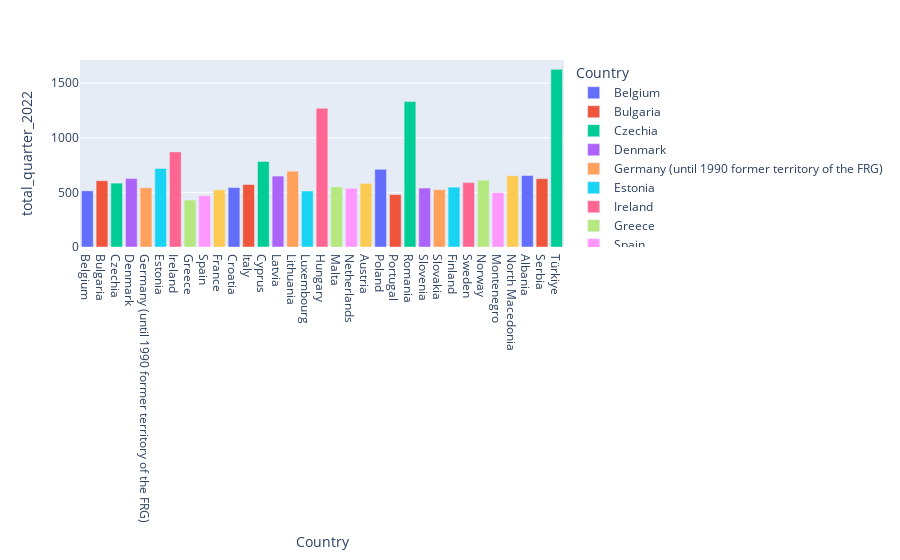

Notebook source saved alongside this figure:
### Code cell
# Plotting to review the country spend the most, being able to check the total each country contributed.
px.bar(wage, x= 'Country', y= 'total_quarter_2022', color = 'Country')

### Figure 1 — Plotly figure (JSON) as saved in the notebook; plotly's stock layout.template omitted (floating-point values rounded to 4 significant figures)
{"data": [{"alignmentgroup": "True", "hovertemplate": "Country=%{x}<br>total_quarter_2022=%{y}<extra></extra>", "legendgroup": "Belgium", "marker": {"color": "#636efa", "pattern": {"shape": ""}}, "name": "Belgium", "offsetgroup": "Belgium", "orientation": "v", "showlegend": true, "textposition": "auto", "type": "bar", "x": ["Belgium"], "xaxis": "x", "y": [514.1], "yaxis": "y"}, {"alignmentgroup": "True", "hovertemplate": "Country=%{x}<br>total_quarter_2022=%{y}<extra></extra>", "legendgroup": "Bulgaria", "marker": {"color": "#EF553B", "pattern": {"shape": ""}}, "name": "Bulgaria", "offsetgroup": "Bulgaria", "orientation": "v", "showlegend": true, "textposition": "auto", "type": "bar", "x": ["Bulgaria"], "xaxis": "x", "y": [607], "yaxis": "y"}, {"alignmentgroup": "True", "hovertemplate": "Country=%{x}<br>total_quarter_2022=%{y}<extra></extra>", "legendgroup": "Czechia", "marker": {"color": "#00cc96", "pattern": {"shape": ""}}, "name": "Czechia", "offsetgroup": "Czechia", "orientation": "v", "showlegend": true, "textposition": "auto", "type": "bar", "x": ["Czechia"], "xaxis": "x", "y": [584.5], "yaxis": "y"}, {"alignmentgroup": "True", "hovertemplate": "Country=%{x}<br>total_quarter_2022=%{y}<extra></extra>", "legendgroup": "Denmark", "marker": {"color": "#ab63fa", "pattern": {"shape": ""}}, "name": "Denmark", "offsetgroup": "Denmark", "orientation": "v", "showlegend": true, "textposition": "auto", "type": "bar", "x": ["Denmark"], "xaxis": "x", "y": [626.3], "yaxis": "y"}, {"alignmentgroup": "True", "hovertemplate": "Country=%{x}<br>total_quarter_2022=%{y}<extra></extra>", "legendgroup": "Germany (until 1990 former territory of the FRG)", "marker": {"color": "#FFA15A", "pattern": {"shape": ""}}, "name": "Germany (until 1990 former territory of the FRG)", "offsetgroup": "Germany (until 1990 former territory of the FRG)", "orientation": "v", "showlegend": true, "textposition": "auto", "type": "bar", "x": ["Germany (until 1990 former territory of the FRG)"], "xaxis": "x", "y": [542.4], "yaxis": "y"}, {"alignmentgroup": "True", "hovertemplate": "Country=%{x}<br>total_quarter_2022=%{y}<extra></extra>", "legendgroup": "Estonia", "marker": {"color": "#19d3f3", "pattern": {"shape": ""}}, "name": "Estonia", "offsetgroup": "Estonia", "orientation": "v", "showlegend": true, "textposition": "auto", "type": "bar", "x": ["Estonia"], "xaxis": "x", "y": [719.1], "yaxis": "y"}, {"alignmentgroup": "True", "hovertemplate": "Country=%{x}<br>total_quarter_2022=%{y}<extra></extra>", "legendgroup": "Ireland", "marker": {"color": "#FF6692", "pattern": {"shape": ""}}, "name": "Ireland", "offsetgroup": "Ireland", "orientation": "v", "showlegend": true, "textposition": "auto", "type": "bar", "x": ["Ireland"], "xaxis": "x", "y": [870.6], "yaxis": "y"}, {"alignmentgroup": "True", "hovertemplate": "Country=%{x}<br>total_quarter_2022=%{y}<extra></extra>", "legendgroup": "Greece", "marker": {"color": "#B6E880", "pattern": {"shape": ""}}, "name": "Greece", "offsetgroup": "Greece", "orientation": "v", "showlegend": true, "textposition": "auto", "type": "bar", "x": ["Greece"], "xaxis": "x", "y": [429.7], "yaxis": "y"}, {"alignmentgroup": "True", "hovertemplate": "Country=%{x}<br>total_quarter_2022=%{y}<extra></extra>", "legendgroup": "Spain", "marker": {"color": "#FF97FF", "pattern": {"shape": ""}}, "name": "Spain", "offsetgroup": "Spain", "orientation": "v", "showlegend": true, "textposition": "auto", "type": "bar", "x": ["Spain"], "xaxis": "x", "y": [468.9], "yaxis": "y"}, {"alignmentgroup": "True", "hovertemplate": "Country=%{x}<br>total_quarter_2022=%{y}<extra></extra>", "legendgroup": "France", "marker": {"color": "#FECB52", "pattern": {"shape": ""}}, "name": "France", "offsetgroup": "France", "orientation": "v", "showlegend": true, "textposition": "auto", "type": "bar", "x": ["France"], "xaxis": "x", "y": [523.1], "yaxis": "y"}, {"alignmentgroup": "True", "hovertemplate": "Country=%{x}<br>total_quarter_2022=%{y}<extra></extra>", "legendgroup": "Croatia", "marker": {"color": "#636efa", "pattern": {"shape": ""}}, "name": "Croatia", "offsetgroup": "Croatia", "orientation": "v", "showlegend": true, "textposition": "auto", "type": "bar", "x": ["Croatia"], "xaxis": "x", "y": [544.1], "yaxis": "y"}, {"alignmentgroup": "True", "hovertemplate": "Country=%{x}<br>total_quarter_2022=%{y}<extra></extra>", "legendgroup": "Italy", "marker": {"color": "#EF553B", "pattern": {"shape": ""}}, "name": "Italy", "offsetgroup": "Italy", "orientation": "v", "showlegend": true, "textposition": "auto", "type": "bar", "x": ["Italy"], "xaxis": "x", "y": [571.9], "yaxis": "y"}, {"alignmentgroup": "True", "hovertemplate": "Country=%{x}<br>total_quarter_2022=%{y}<extra></extra>", "legendgroup": "Cyprus", "marker": {"color": "#00cc96", "pattern": {"shape": ""}}, "name": "Cyprus", "offsetgroup": "Cyprus", "orientation": "v", "showlegend": true, "textposition": "auto", "type": "bar", "x": ["Cyprus"], "xaxis": "x", "y": [782.3], "yaxis": "y"}, {"alignmentgroup": "True", "hovertemplate": "Country=%{x}<br>total_quarter_2022=%{y}<extra></extra>", "legendgroup": "Latvia", "marker": {"color": "#ab63fa", "pattern": {"shape": ""}}, "name": "Latvia", "offsetgroup": "Latvia", "orientation": "v", "showlegend": true, "textposition": "auto", "type": "bar", "x": ["Latvia"], "xaxis": "x", "y": [649], "yaxis": "y"}, {"alignmentgroup": "True", "hovertemplate": "Country=%{x}<br>total_quarter_2022=%{y}<extra></extra>", "legendgroup": "Lithuania", "marker": {"color": "#FFA15A", "pattern": {"shape": ""}}, "name": "Lithuania", "offsetgroup": "Lithuania", "orientation": "v", "showlegend": true, "textposition": "auto", "type": "bar", "x": ["Lithuania"], "xaxis": "x", "y": [694.1], "yaxis": "y"}, {"alignmentgroup": "True", "hovertemplate": "Country=%{x}<br>total_quarter_2022=%{y}<extra></extra>", "legendgroup": "Luxembourg", "marker": {"color": "#19d3f3", "pattern": {"shape": ""}}, "name": "Luxembourg", "offsetgroup": "Luxembourg", "orientation": "v", "showlegend": true, "textposition": "auto", "type": "bar", "x": ["Luxembourg"], "xaxis": "x", "y": [512.4], "yaxis": "y"}, {"alignmentgroup": "True", "hovertemplate": "Country=%{x}<br>total_quarter_2022=%{y}<extra></extra>", "legendgroup": "Hungary", "marker": {"color": "#FF6692", "pattern": {"shape": ""}}, "name": "Hungary", "offsetgroup": "Hungary", "orientation": "v", "showlegend": true, "textposition": "auto", "type": "bar", "x": ["Hungary"], "xaxis": "x", "y": [1270.0], "yaxis": "y"}, {"alignmentgroup": "True", "hovertemplate": "Country=%{x}<br>total_quarter_2022=%{y}<extra></extra>", "legendgroup": "Malta", "marker": {"color": "#B6E880", "pattern": {"shape": ""}}, "name": "Malta", "offsetgroup": "Malta", "orientation": "v", "showlegend": true, "textposition": "auto", "type": "bar", "x": ["Malta"], "xaxis": "x", "y": [549.7], "yaxis": "y"}, {"alignmentgroup": "True", "hovertemplate": "Country=%{x}<br>total_quarter_2022=%{y}<extra></extra>", "legendgroup": "Netherlands", "marker": {"color": "#FF97FF", "pattern": {"shape": ""}}, "name": "Netherlands", "offsetgroup": "Netherlands", "orientation": "v", "showlegend": true, "textposition": "auto", "type": "bar", "x": ["Netherlands"], "xaxis": "x", "y": [537], "yaxis": "y"}, {"alignmentgroup": "True", "hovertemplate": "Country=%{x}<br>total_quarter_2022=%{y}<extra></extra>", "legendgroup": "Austria", "marker": {"color": "#FECB52", "pattern": {"shape": ""}}, "name": "Austria", "offsetgroup": "Austria", "orientation": "v", "showlegend": true, "textposition": "auto", "type": "bar", "x": ["Austria"], "xaxis": "x", "y": [581.9], "yaxis": "y"}, {"alignmentgroup": "True", "hovertemplate": "Country=%{x}<br>total_quarter_2022=%{y}<extra></extra>", "legendgroup": "Poland", "marker": {"color": "#636efa", "pattern": {"shape": ""}}, "name": "Poland", "offsetgroup": "Poland", "orientation": "v", "showlegend": true, "textposition": "auto", "type": "bar", "x": ["Poland"], "xaxis": "x", "y": [710.5], "yaxis": "y"}, {"alignmentgroup": "True", "hovertemplate": "Country=%{x}<br>total_quarter_2022=%{y}<extra></extra>", "legendgroup": "Portugal", "marker": {"color": "#EF553B", "pattern": {"shape": ""}}, "name": "Portugal", "offsetgroup": "Portugal", "orientation": "v", "showlegend": true, "textposition": "auto", "type": "bar", "x": ["Portugal"], "xaxis": "x", "y": [479.7], "yaxis": "y"}, {"alignmentgroup": "True", "hovertemplate": "Country=%{x}<br>total_quarter_2022=%{y}<extra></extra>", "legendgroup": "Romania", "marker": {"color": "#00cc96", "pattern": {"shape": ""}}, "name": "Romania", "offsetgroup": "Romania", "orientation": "v", "showlegend": true, "textposition": "auto", "type": "bar", "x": ["Romania"], "xaxis": "x", "y": [1331.0], "yaxis": "y"}, {"alignmentgroup": "True", "hovertemplate": "Country=%{x}<br>total_quarter_2022=%{y}<extra></extra>", "legendgroup": "Slovenia", "marker": {"color": "#ab63fa", "pattern": {"shape": ""}}, "name": "Slovenia", "offsetgroup": "Slovenia", "orientation": "v", "showlegend": true, "textposition": "auto", "type": "bar", "x": ["Slovenia"], "xaxis": "x", "y": [539.6], "yaxis": "y"}, {"alignmentgroup": "True", "hovertemplate": "Country=%{x}<br>total_quarter_2022=%{y}<extra></extra>", "legendgroup": "Slovakia", "marker": {"color": "#FFA15A", "pattern": {"shape": ""}}, "name": "Slovakia", "offsetgroup": "Slovakia", "orientation": "v", "showlegend": true, "textposition": "auto", "type": "bar", "x": ["Slovakia"], "xaxis": "x", "y": [524], "yaxis": "y"}, {"alignmentgroup": "True", "hovertemplate": "Country=%{x}<br>total_quarter_2022=%{y}<extra></extra>", "legendgroup": "Finland", "marker": {"color": "#19d3f3", "pattern": {"shape": ""}}, "name": "Finland", "offsetgroup": "Finland", "orientation": "v", "showlegend": true, "textposition": "auto", "type": "bar", "x": ["Finland"], "xaxis": "x", "y": [548], "yaxis": "y"}, {"alignmentgroup": "True", "hovertemplate": "Country=%{x}<br>total_quarter_2022=%{y}<extra></extra>", "legendgroup": "Sweden", "marker": {"color": "#FF6692", "pattern": {"shape": ""}}, "name": "Sweden", "offsetgroup": "Sweden", "orientation": "v", "showlegend": true, "textposition": "auto", "type": "bar", "x": ["Sweden"], "xaxis": "x", "y": [589.3], "yaxis": "y"}, {"alignmentgroup": "True", "hovertemplate": "Country=%{x}<br>total_quarter_2022=%{y}<extra></extra>", "legendgroup": "Norway", "marker": {"color": "#B6E880", "pattern": {"shape": ""}}, "name": "Norway", "offsetgroup": "Norway", "orientation": "v", "showlegend": true, "textposition": "auto", "type": "bar", "x": ["Norway"], "xaxis": "x", "y": [611.9], "yaxis": "y"}, {"alignmentgroup": "True", "hovertemplate": "Country=%{x}<br>total_quarter_2022=%{y}<extra></extra>", "legendgroup": "Montenegro", "marker": {"color": "#FF97FF", "pattern": {"shape": ""}}, "name": "Montenegro", "offsetgroup": "Montenegro", "orientation": "v", "showlegend": true, "textposition": "auto", "type": "bar", "x": ["Montenegro"], "xaxis": "x", "y": [497.5], "yaxis": "y"}, {"alignmentgroup": "True", "hovertemplate": "Country=%{x}<br>total_quarter_2022=%{y}<extra></extra>", "legendgroup": "North Macedonia", "marker": {"color": "#FECB52", "pattern": {"shape": ""}}, "name": "North Macedonia", "offsetgroup": "North Macedonia", "orientation": "v", "showlegend": true, "textposition": "auto", "type": "bar", "x": ["North Macedonia"], "xaxis": "x", "y": [652.1], "yaxis": "y"}, {"alignmentgroup": "True", "hovertemplate": "Country=%{x}<br>total_quarter_2022=%{y}<extra></extra>", "legendgroup": "Albania", "marker": {"color": "#636efa", "pattern": {"shape": ""}}, "name": "Albania", "offsetgroup": "Albania", "orientation": "v", "showlegend": true, "textposition": "auto", "type": "bar", "x": ["Albania"], "xaxis": "x", "y": [655], "yaxis": "y"}, {"alignmentgroup": "True", "hovertemplate": "Country=%{x}<br>total_quarter_2022=%{y}<extra></extra>", "legendgroup": "Serbia", "marker": {"color": "#EF553B", "pattern": {"shape": ""}}, "name": "Serbia", "offsetgroup": "Serbia", "orientation": "v", "showlegend": true, "textposition": "auto", "type": "bar", "x": ["Serbia"], "xaxis": "x", "y": [625.2], "yaxis": "y"}, {"alignmentgroup": "True", "hovertemplate": "Country=%{x}<br>total_quarter_2022=%{y}<extra></extra>", "legendgroup": "Türkiye", "marker": {"color": "#00cc96", "pattern": {"shape": ""}}, "name": "Türkiye", "offsetgroup": "Türkiye", "orientation": "v", "showlegend": true, "textposition": "auto", "type": "bar", "x": ["Türkiye"], "xaxis": "x", "y": [1626], "yaxis": "y"}], "layout": {"barmode": "relative", "legend": {"title": {"text": "Country"}, "tracegroupgap": 0}, "margin": {"t": 60}, "xaxis": {"anchor": "y", "categoryarray": ["Belgium", "Bulgaria", "Czechia", "Denmark", "Germany (until 1990 former territory of the FRG)", "Estonia", "Ireland", "Greece", "Spain", "France", "Croatia", "Italy", "Cyprus", "Latvia", "Lithuania", "Luxembourg", "Hungary", "Malta", "Netherlands", "Austria", "Poland", "Portugal", "Romania", "Slovenia", "Slovakia", "Finland", "Sweden", "Norway", "Montenegro", "North Macedonia", "Albania", "Serbia", "Türkiye"], "categoryorder": "array", "domain": [0, 1], "title": {"text": "Country"}}, "yaxis": {"anchor": "x", "domain": [0, 1], "title": {"text": "total_quarter_2022"}}}}
